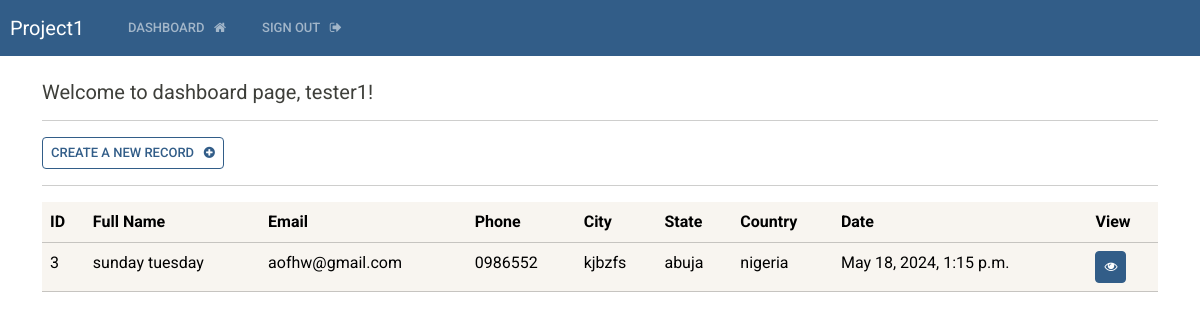
The app's page /dashboard (signed in), older data.
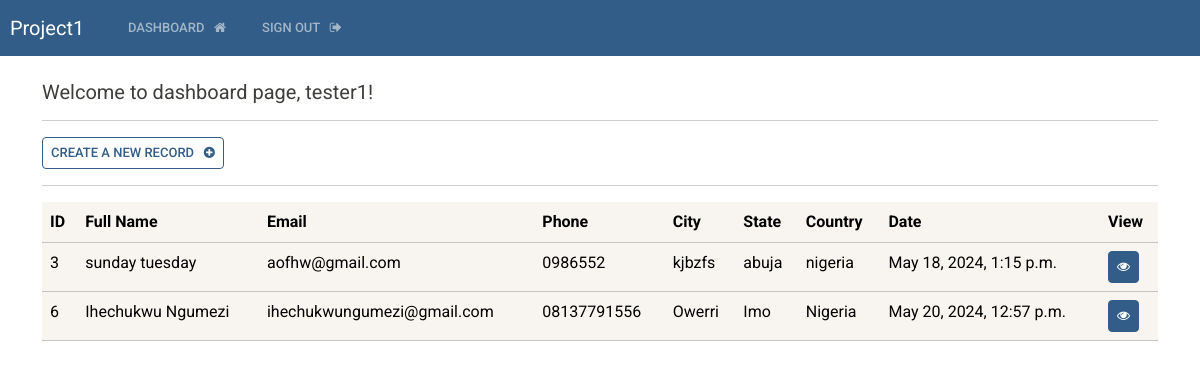
The same page, newer data.
### crud/models.py (models this page shows, shortened)
class Record(models.Model):
    user = models.ForeignKey(User, on_delete=models.CASCADE)
    creation_date = models.DateTimeField(auto_now_add=True)
    first_name = models.CharField(max_length=100)
    last_name = models.CharField(max_length=100)
    email = models.EmailField(max_length=100)
    phone = models.CharField(max_length=15)
    city = models.CharField(max_length=100)
    state = models.CharField(max_length=100)
    country = models.CharField(max_length=100)

### crud/views.py (the view)
# urls.py: path('dashboard', views.dashboard, name='dashboard'),
@login_required(login_url='my-login')
def dashboard(request):
    user_record = Record.objects.filter(user=request.user)
    context = {'user_record':user_record}
    return render(request, 'crud/dashboard.html', context=context)

### crud/templates/crud/dashboard.html
{% extends 'crud/base.html' %}
{% block content %}
<body>
<h5>Welcome to dashboard page, {{request.user.username}}! </h5>
<hr>
<a class="btn btn-outline-primary btn-sm" href="{% url 'create-record' %}">
    Create a new record &nbsp; <i class="fa fa-plus-circle" aria-hidden="true"></i>
</a>
<hr>
<table class="table table-light table-hover">
    <thead class="table-light">
        <tr>
            <th scope="col">ID</th>
            <th scope="col">Full Name</th>
            <th scope="col">Email</th>
            <th scope="col">Phone</th>
            <th scope="col">City</th>
            <th scope="col">State</th>
            <th scope="col">Country</th>
            <th scope="col">Date</th>
            <th scope="col">View</th>
        </tr>
    </thead>
    <tbody>
        {% if user_record %}
        {% for record in user_record %}
        <tr>
            <td>{{record.id}}</td>
            <td>{{record.first_name}} {{record.last_name}}</td>
            <td>{{record.email}}</td>
            <td>{{record.phone}}</td>
            <td>{{record.city}}</td>
            <td>{{record.state}}</td>
            <td>{{record.country}}</td>
            <td>{{record.creation_date}}</td>
            <td><a href="{% url 'view-record' record.id %}" class="btn btn-sm btn-primary"><i class="fa fa-eye" aria-hidden="true"></i></a></td>
        </tr>
        {% endfor %}
        {% endif %}
    </tbody>
</table>
</body>
{% endblock %}

### crud/templates/crud/base.html (shortened to what this page needs)
{% load static %}
<!DOCTYPE html>
<html lang="en">
<head>
    <link rel="stylesheet" type="text/css" href="https://bootswatch.com/5/sandstone/bootstrap.min.css">
    <link rel="stylesheet" type="text/css" href="{% static 'css/style.css' %}">
</head>
<body>
    {% include 'crud/navbar.html' %}
    <div class="container">
        <br>
        {% block content %}
        {% endblock %}
    </div>
    <link rel="stylesheet" href="https://cdnjs.cloudflare.com/ajax/libs/font-awesome/4.7.0/css/font-awesome.min.css">
</body>
</html>

### crud/templates/crud/navbar.html (shortened to what this page needs)
<nav class="navbar navbar-expand-lg navbar-dark bg-primary justify-content-center">
    <a class="navbar-brand main-heading" href="{% url 'index' %}">
      &nbsp; Project1
    </a>
      <div class="collapse navbar-collapse text-center" id="navbarNavDropdown">
        <ul class="navbar-nav mr-auto">
          {% if user.is_authenticated %}
            <li class="nav-item">
              <a class="nav-link" href="{% url 'dashboard' %}">Dashboard &nbsp; <i class="fa fa-home" aria-hidden="true"></i> </a>
            </li>
            <li class="nav-item">
                <a class="nav-link" href="{% url 'logout' %}">Sign out &nbsp; <i class="fa fa-sign-out" aria-hidden="true"></i> </a>
            </li>
        </ul>
        {% endif %}
      </div>
  </nav>

Row changes from the older to the newer data that the page shows:
added Record: id "6", first_name "Ihechukwu", last_name "Ngumezi", email "ihechukwungumezi@gmail.com", phone "08137791556", city "Owerri", state "Imo", country "Nigeria", creation_date "May 20, 2024, 12:57 p.m."
